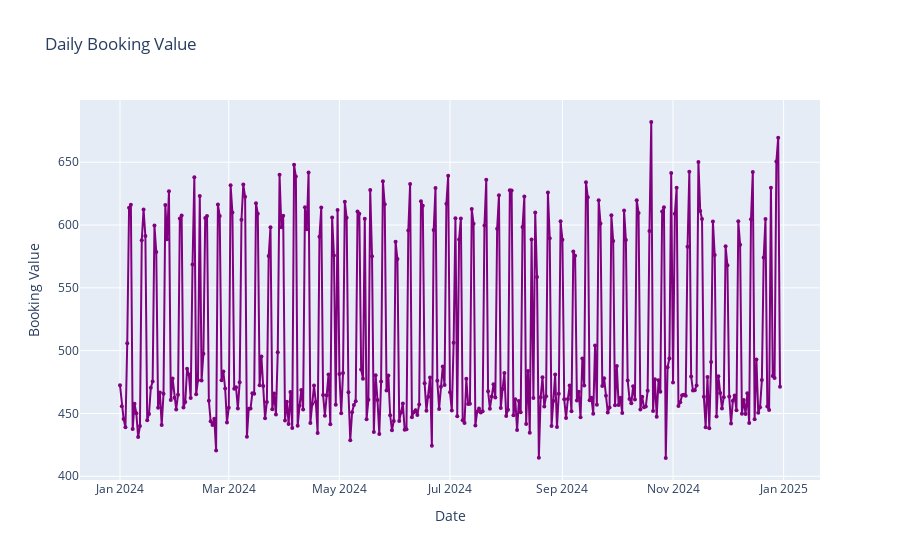

Source (notebook cell):
### Code cell
daily_df = temp_df.groupby('Date', as_index=False)['Booking Value'].mean()

fig = px.line(
    daily_df, x='Date', y='Booking Value',
    title='Daily Booking Value',
    markers=True
)

fig.update_traces(
    line=dict(color='purple', width=2),
    marker=dict(color='purple', size=4)
)

fig.show()

### Figure 1 — Plotly figure (JSON) as saved in the notebook; plotly's stock layout.template omitted (floating-point values rounded to 4 significant figures; data arrays with more than 128 entries replaced by an {"elided": "..."} marker saying what was removed)
{"data": [{"hovertemplate": "Date=%{x}<br>Booking Value=%{y}<extra></extra>", "legendgroup": "", "line": {"color": "purple", "dash": "solid", "width": 2}, "marker": {"color": "purple", "size": 4, "symbol": "circle"}, "mode": "lines+markers", "name": "", "orientation": "v", "showlegend": false, "type": "scatter", "x": {"elided": "365 str values"}, "xaxis": "x", "y": {"elided": "365 float values"}, "yaxis": "y"}], "layout": {"legend": {"tracegroupgap": 0}, "title": {"text": "Daily Booking Value"}, "xaxis": {"anchor": "y", "domain": [0, 1], "title": {"text": "Date"}}, "yaxis": {"anchor": "x", "domain": [0, 1], "title": {"text": "Booking Value"}}}}
